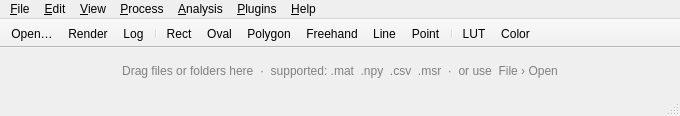
<?xml version="1.0" encoding="UTF-8"?>
<ui version="4.0">
 <class>MainWindow</class>
 <widget class="QMainWindow" name="MainWindow">
  <property name="windowTitle">
   <string>MINFLUX Data Viewer</string>
  </property>
  <property name="geometry">
   <rect>
    <x>0</x>
    <y>0</y>
    <width>680</width>
    <height>110</height>
   </rect>
  </property>
  <property name="acceptDrops">
   <bool>true</bool>
  </property>

  <!-- Central widget (the drop-target welcome panel). Logic lives in code; the
       .ui only provides a container with the hint QLabel inside. -->
  <widget class="QWidget" name="centralwidget">
   <layout class="QVBoxLayout" name="centralLayout">
    <property name="leftMargin"><number>20</number></property>
    <property name="topMargin"><number>16</number></property>
    <property name="rightMargin"><number>20</number></property>
    <property name="bottomMargin"><number>16</number></property>
    <item>
     <widget class="QLabel" name="welcomeHint">
      <property name="alignment">
       <set>Qt::AlignmentFlag::AlignCenter</set>
      </property>
      <property name="text">
       <string>Drag files or folders here  ·  supported: .mat  .npy  .csv  .msr  ·  or use  File › Open</string>
      </property>
      <property name="styleSheet">
       <string>color: gray; font-size: 12px;</string>
      </property>
     </widget>
    </item>
   </layout>
  </widget>

  <!-- Status bar -->
  <widget class="QStatusBar" name="statusbar"/>

  <!-- Menu bar -->
  <widget class="QMenuBar" name="menubar">
   <widget class="QMenu" name="menuFile">
    <property name="title"><string>&amp;File</string></property>
    <addaction name="actionOpen"/>
    <addaction name="menuOpenRecent"/>
    <addaction name="separator"/>
    <addaction name="actionSave"/>
    <addaction name="separator"/>
    <addaction name="actionQuit"/>

    <widget class="QMenu" name="menuOpenRecent">
     <property name="title"><string>Open &amp;recent</string></property>
    </widget>
   </widget>

   <widget class="QMenu" name="menuEdit">
    <property name="title"><string>&amp;Edit</string></property>
    <addaction name="actionDatasetManager"/>
    <addaction name="actionFilter"/>
    <addaction name="separator"/>
    <addaction name="actionDuplicate"/>
    <addaction name="separator"/>
    <addaction name="actionPreferences"/>
   </widget>

   <widget class="QMenu" name="menuView">
    <property name="title"><string>&amp;View</string></property>
    <addaction name="actionScatter"/>
    <addaction name="actionHistogram"/>
    <addaction name="actionAttributePlot"/>
    <addaction name="separator"/>
    <addaction name="actionRender"/>
    <addaction name="actionShowInfo"/>
    <addaction name="separator"/>
    <addaction name="actionLog"/>
   </widget>

   <widget class="QMenu" name="menuProcess">
    <property name="title"><string>&amp;Process</string></property>
    <addaction name="menuBatchProcessing"/>

    <widget class="QMenu" name="menuBatchProcessing">
     <property name="title"><string>&amp;Batch Processing</string></property>
     <addaction name="actionBatchRender"/>
     <addaction name="actionBatchExport"/>
     <addaction name="actionBatchFilter"/>
    </widget>
   </widget>

   <widget class="QMenu" name="menuAnalysis">
    <property name="title"><string>&amp;Analysis</string></property>
    <addaction name="menuLocPrecision"/>
    <addaction name="actionLocalDensity"/>
    <addaction name="menuTracking"/>

    <widget class="QMenu" name="menuLocPrecision">
     <property name="title"><string>Localization &amp;Precision</string></property>
     <addaction name="actionLocPrecisionFrc"/>
     <addaction name="actionLocPrecisionCrlb"/>
     <addaction name="actionLocPrecisionStdDev"/>
    </widget>

    <widget class="QMenu" name="menuTracking">
     <property name="title"><string>&amp;Tracking</string></property>
     <addaction name="actionParticleTracking"/>
     <addaction name="actionTraceViewer"/>
     <addaction name="actionMsdAnalysis"/>
    </widget>
   </widget>

   <widget class="QMenu" name="menuPlugins">
    <property name="title"><string>&amp;Plugins</string></property>
    <!-- Items added dynamically at runtime from the plugin registry -->
   </widget>

   <widget class="QMenu" name="menuHelp">
    <property name="title"><string>&amp;Help</string></property>
    <addaction name="actionConsole"/>
    <addaction name="actionMemoryMonitor"/>
    <addaction name="separator"/>
    <addaction name="actionAbout"/>
   </widget>

   <addaction name="menuFile"/>
   <addaction name="menuEdit"/>
   <addaction name="menuView"/>
   <addaction name="menuProcess"/>
   <addaction name="menuAnalysis"/>
   <addaction name="menuPlugins"/>
   <addaction name="menuHelp"/>
  </widget>

  <!-- Toolbar -->
  <widget class="QToolBar" name="toolbar">
   <property name="movable"><bool>false</bool></property>
   <attribute name="toolBarArea"><enum>TopToolBarArea</enum></attribute>
   <attribute name="toolBarBreak"><bool>false</bool></attribute>
   <addaction name="actionOpen"/>
   <addaction name="toolbarRender"/>
   <addaction name="toolbarLog"/>
   <addaction name="separator"/>
   <addaction name="toolRect"/>
   <addaction name="toolOval"/>
   <addaction name="toolPolygon"/>
   <addaction name="toolFreehand"/>
   <addaction name="toolLine"/>
   <addaction name="toolPoint"/>
   <addaction name="separator"/>
   <addaction name="toolLut"/>
   <addaction name="toolColor"/>
  </widget>

  <!-- ========== Actions ========== -->

  <!-- File menu -->
  <action name="actionOpen">
   <property name="text"><string>&amp;Open…</string></property>
   <property name="shortcut"><string>Ctrl+O</string></property>
  </action>
  <action name="actionSave">
   <property name="text"><string>&amp;Save processed data…</string></property>
   <property name="shortcut"><string>Ctrl+S</string></property>
  </action>
  <action name="actionQuit">
   <property name="text"><string>&amp;Quit</string></property>
   <property name="shortcut"><string>Ctrl+Q</string></property>
  </action>

  <!-- Edit menu -->
  <action name="actionDatasetManager">
   <property name="text"><string>&amp;Dataset manager</string></property>
   <property name="shortcut"><string>Ctrl+D</string></property>
  </action>
  <action name="actionFilter">
   <property name="text"><string>&amp;Filter…</string></property>
   <property name="shortcut"><string>Ctrl+Shift+F</string></property>
  </action>
  <action name="actionDuplicate">
   <property name="text"><string>Dupl&amp;icate</string></property>
   <property name="shortcut"><string>Ctrl+Shift+D</string></property>
  </action>
  <action name="actionPreferences">
   <property name="text"><string>&amp;Preferences…</string></property>
   <property name="shortcut"><string>Ctrl+,</string></property>
  </action>
  <action name="actionMemoryMonitor">
   <property name="text"><string>Monitor &amp;memory…</string></property>
  </action>

  <!-- View menu -->
  <action name="actionScatter">
   <property name="text"><string>&amp;Scatter plot</string></property>
   <property name="shortcut"><string>Ctrl+1</string></property>
  </action>
  <action name="actionHistogram">
   <property name="text"><string>&amp;Histogram</string></property>
   <property name="shortcut"><string>Ctrl+2</string></property>
  </action>
  <action name="actionAttributePlot">
   <property name="text"><string>&amp;Attribute plot</string></property>
   <property name="shortcut"><string>Ctrl+3</string></property>
  </action>
  <action name="actionLog">
   <property name="text"><string>&amp;Log (events)</string></property>
   <property name="shortcut"><string>Ctrl+L</string></property>
  </action>
  <action name="actionConsole">
   <property name="text"><string>&amp;Console (stdout / stderr)</string></property>
   <property name="shortcut"><string>Ctrl+Shift+L</string></property>
  </action>
  <action name="actionBrightnessContrast">
   <!-- Kept for compatibility with the render window's own toolbar; no longer in the main menu. -->
   <property name="text"><string>&amp;Brightness and Contrast…</string></property>
   <property name="shortcut"><string>Ctrl+Shift+C</string></property>
  </action>
  <action name="actionParaView">
   <property name="text"><string>&amp;ParaView</string></property>
   <property name="shortcut"><string>Ctrl+P</string></property>
  </action>

  <!-- View / Process / Analysis actions -->
  <action name="actionRender">
   <property name="text"><string>&amp;Render</string></property>
   <property name="shortcut"><string>Ctrl+R</string></property>
  </action>
  <action name="actionShowInfo">
   <property name="text"><string>Show &amp;Info…</string></property>
   <property name="shortcut"><string>Ctrl+I</string></property>
  </action>

  <!-- Analysis menu -->
  <action name="actionLocPrecisionFrc">
   <property name="text"><string>&amp;FRC  (Fourier Ring Correlation)</string></property>
  </action>
  <action name="actionLocPrecisionCrlb">
   <property name="text"><string>&amp;CRLB  (Cramér-Rao lower bound)</string></property>
  </action>
  <action name="actionLocPrecisionStdDev">
   <property name="text"><string>&amp;StdDev per trace</string></property>
  </action>
  <action name="actionLocalDensity">
   <property name="text"><string>Local &amp;density</string></property>
  </action>

  <!-- Analysis → Tracking (Phase 5 placeholders) -->
  <action name="actionParticleTracking">
   <property name="text"><string>&amp;Particle tracking</string></property>
  </action>
  <action name="actionTraceViewer">
   <property name="text"><string>&amp;Trace viewer</string></property>
  </action>
  <action name="actionMsdAnalysis">
   <property name="text"><string>&amp;MSD analysis</string></property>
  </action>

  <!-- Process → Batch Processing (Phase 5 placeholders) -->
  <action name="actionBatchRender">
   <property name="text"><string>Batch &amp;render…</string></property>
  </action>
  <action name="actionBatchExport">
   <property name="text"><string>Batch &amp;export…</string></property>
  </action>
  <action name="actionBatchFilter">
   <property name="text"><string>Batch &amp;filter…</string></property>
  </action>

  <!-- Help menu -->
  <action name="actionAbout">
   <property name="text"><string>&amp;About</string></property>
  </action>

  <!-- Toolbar actions (duplicates of menu items; separate so Designer can
       customise toolbar icons independently) -->
  <action name="toolbarRender">
   <property name="text"><string>Render</string></property>
  </action>
  <action name="toolbarLog">
   <property name="text"><string>Log</string></property>
  </action>
  <action name="toolRect">
   <property name="text"><string>Rect</string></property>
   <property name="checkable"><bool>true</bool></property>
  </action>
  <action name="toolOval">
   <property name="text"><string>Oval</string></property>
   <property name="checkable"><bool>true</bool></property>
  </action>
  <action name="toolPolygon">
   <property name="text"><string>Polygon</string></property>
   <property name="checkable"><bool>true</bool></property>
  </action>
  <action name="toolFreehand">
   <property name="text"><string>Freehand</string></property>
   <property name="checkable"><bool>true</bool></property>
  </action>
  <action name="toolLine">
   <property name="text"><string>Line</string></property>
   <property name="checkable"><bool>true</bool></property>
  </action>
  <action name="toolPoint">
   <property name="text"><string>Point</string></property>
   <property name="checkable"><bool>true</bool></property>
  </action>
  <action name="toolLut">
   <property name="text"><string>LUT</string></property>
  </action>
  <action name="toolColor">
   <property name="text"><string>Color</string></property>
  </action>
 </widget>
 <resources/>
 <connections/>
</ui>
